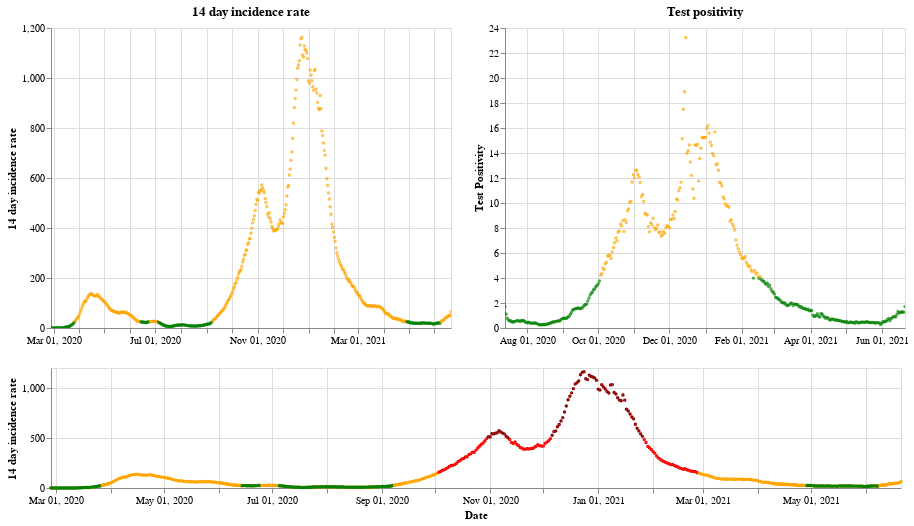

The code cell stored with this chart in its notebook:
### Markdown cell above
## Wales

### Code cell
plot_traffic_light('Wales')

### Figure 1 — Vega-Lite specification as saved in the notebook (floating-point values rounded to 4 significant figures; data arrays with more than 128 entries replaced by an {"elided": "..."} marker saying what was removed)
{"config": {"view": {"continuousWidth": 400, "continuousHeight": 300}}, "vconcat": [{"hconcat": [{"mark": {"type": "point", "size": 2}, "encoding": {"color": {"condition": {"value": "green", "test": "(datum.twoWeeklyCasesRate <= 25)"}, "value": "orange"}, "tooltip": [{"type": "nominal", "field": "areaName"}, {"type": "temporal", "field": "date"}, {"type": "quantitative", "field": "twoWeeklyCasesRate"}, {"type": "quantitative", "field": "testPositivity"}], "x": {"type": "temporal", "axis": {"title": ""}, "field": "date", "scale": {"domain": {"selection": "DateBrush"}}, "timeUnit": "yearmonthdate"}, "y": {"type": "quantitative", "axis": {"title": "14 day incidence rate"}, "field": "twoWeeklyCasesRate"}}, "title": "14 day incidence rate", "width": 400}, {"mark": {"type": "point", "size": 2}, "encoding": {"color": {"condition": {"value": "green", "test": "(datum.testPositivity <= 4)"}, "value": "orange"}, "tooltip": [{"type": "nominal", "field": "areaName"}, {"type": "temporal", "field": "date"}, {"type": "quantitative", "field": "twoWeeklyCasesRate"}, {"type": "quantitative", "field": "testPositivity"}], "x": {"type": "temporal", "axis": {"title": ""}, "field": "date", "scale": {"domain": {"selection": "DateBrush"}}, "timeUnit": "yearmonthdate"}, "y": {"type": "quantitative", "axis": {"title": "Test Positivity"}, "field": "testPositivity"}}, "title": "Test positivity", "width": 400}]}, {"layer": [{"mark": {"type": "point", "size": 2}, "encoding": {"color": {"condition": {"value": "orange", "test": "((50 && datum.twoWeeklyCasesRate) < 150)"}, "value": "red"}, "opacity": {"condition": {"value": 1, "test": "((50 && datum.twoWeeklyCasesRate) < 500)"}, "value": 0}, "tooltip": [{"type": "nominal", "field": "areaName"}, {"type": "temporal", "field": "date"}, {"type": "quantitative", "field": "twoWeeklyCasesRate"}, {"type": "quantitative", "field": "testPositivity"}], "x": {"type": "temporal", "axis": {"title": "Date"}, "field": "date", "timeUnit": "yearmonthdate"}, "y": {"type": "quantitative", "axis": {"title": "14 day incidence rate"}, "field": "twoWeeklyCasesRate"}}, "selection": {"DateBrush": {"type": "interval", "encodings": ["x"], "fields": ["Time"]}}, "width": 850}, {"mark": {"type": "point", "size": 2}, "encoding": {"color": {"value": "darkred"}, "opacity": {"condition": {"value": 1, "test": "(datum.twoWeeklyCasesRate >= 500)"}, "value": 0}, "tooltip": [{"type": "nominal", "field": "areaName"}, {"type": "temporal", "field": "date"}, {"type": "quantitative", "field": "twoWeeklyCasesRate"}, {"type": "quantitative", "field": "testPositivity"}], "x": {"type": "temporal", "axis": {"title": "Date"}, "field": "date", "timeUnit": "yearmonthdate"}, "y": {"type": "quantitative", "axis": {"title": "14 day incidence rate"}, "field": "twoWeeklyCasesRate"}}, "width": 400}, {"mark": {"type": "point", "size": 2}, "encoding": {"color": {"condition": {"value": "green", "test": "((4 && datum.twoWeeklyCasesRate) < 25)"}, "value": "orange"}, "opacity": {"condition": {"value": 1, "test": "(datum.twoWeeklyCasesRate < 50)"}, "value": 0}, "tooltip": [{"type": "nominal", "field": "areaName"}, {"type": "temporal", "field": "date"}, {"type": "quantitative", "field": "twoWeeklyCasesRate"}, {"type": "quantitative", "field": "testPositivity"}], "x": {"type": "temporal", "axis": {"title": "Date"}, "field": "date", "timeUnit": "yearmonthdate"}, "y": {"type": "quantitative", "axis": {"title": "14 day incidence rate"}, "field": "twoWeeklyCasesRate"}}, "width": 400}], "height": 120, "width": 800}], "data": {"name": "data-ad61d92f78de667bc8ab114f38b8e0c7"}, "$schema": "https://vega.github.io/schema/vega-lite/v4.8.1.json", "datasets": {"data-ad61d92f78de667bc8ab114f38b8e0c7": {"elided": "481 records"}}}
